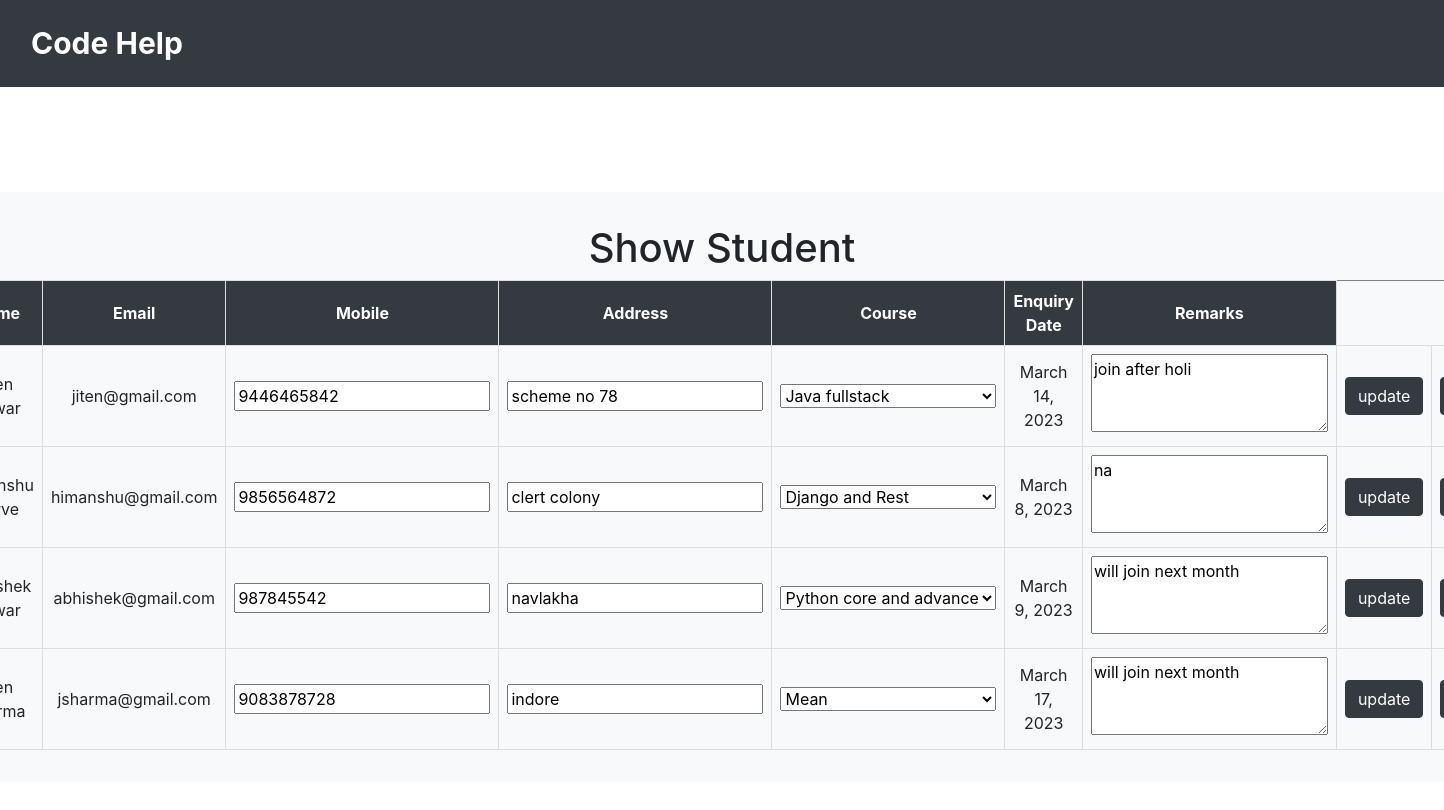
The app's page /showstudents, older data.
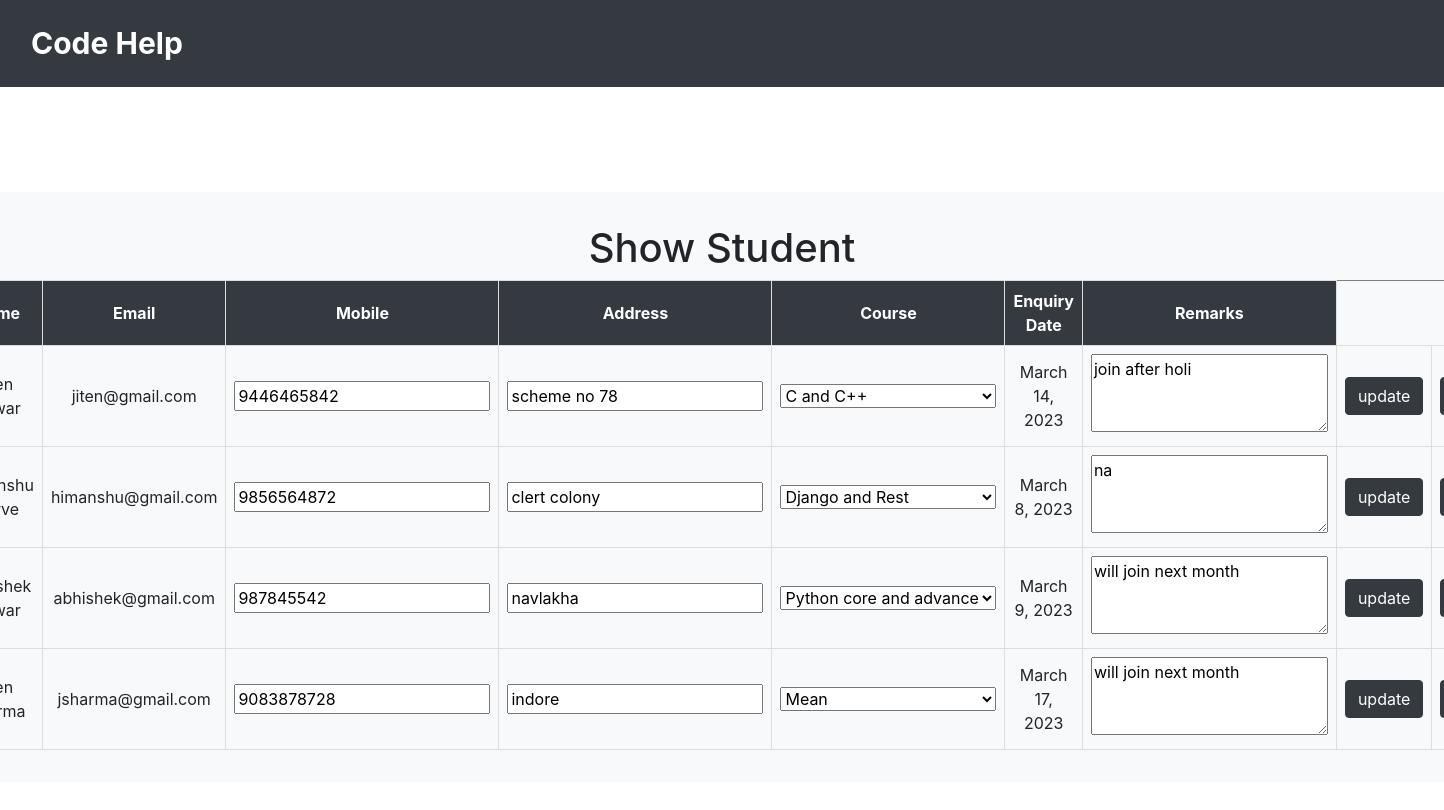
The same page, newer data.
### home/models.py (models this page shows, shortened)
class Student(models.Model):
    user=models.OneToOneField(User,primary_key=True,on_delete=models.CASCADE)
    mobile=models.CharField(max_length=11)
    address=models.CharField(max_length=50)
    course=models.CharField(max_length=20)
    edt=models.DateField(auto_now=False)
    remarks=models.CharField(max_length=100)
    name=models.CharField(max_length=20,default=None)

### home/views.py (the view)
# urls.py: path('showstudents',views.showstudents,name='showstudents'),
def showstudents(request):
    st=Student.objects.all()
    return render(request,'showstudents.html',{'st':st})

### templates/showstudents.html (shortened to what this page needs)
{% extends "base.html" %}
{% block content %}
<h1 align="center">Show Student</h1>
  <table border="1px" align="center">
    <tr>
        <th>Name</th>
        <th>Email</th>
        <th>Mobile</th>
        <th>Address</th>
        <th>Course</th>
        <th>Enquiry Date</th>
        <th>Remarks</th>
    </tr>
    {% for i in st %}
    <form action="updatestudent" method="post">
      <tr>
        <td> {{i.name}} {{i.user.last_name}}</td>
        <td>{{i.user.email}}</td>
        <td> <input type="text" name="mobile" value="{{i.mobile}}"></td>
        <td><input type="text" name="address" value="{{i.address}}"></td>
        <td> <select name="course" >
          <option >{{i.course}}</option>
      </select></td>
        <td> {{i.edt}} </td>
        <td> <textarea name="remarks"  cols="21" rows="3">{{i.remarks}}</textarea></td>
        <td><input class="btn btn-dark" type="submit" value="update"></td>
    </form>
      <td><a class="btn btn-dark" href="delete?id={{i.user_id}}">Delete</a></td>
    {% endfor %}
  </table>
{% endblock %}

Row changes from the older to the newer data that the page shows:
changed Student "scheme no 78": course "Java fullstack" → "C and C++"
